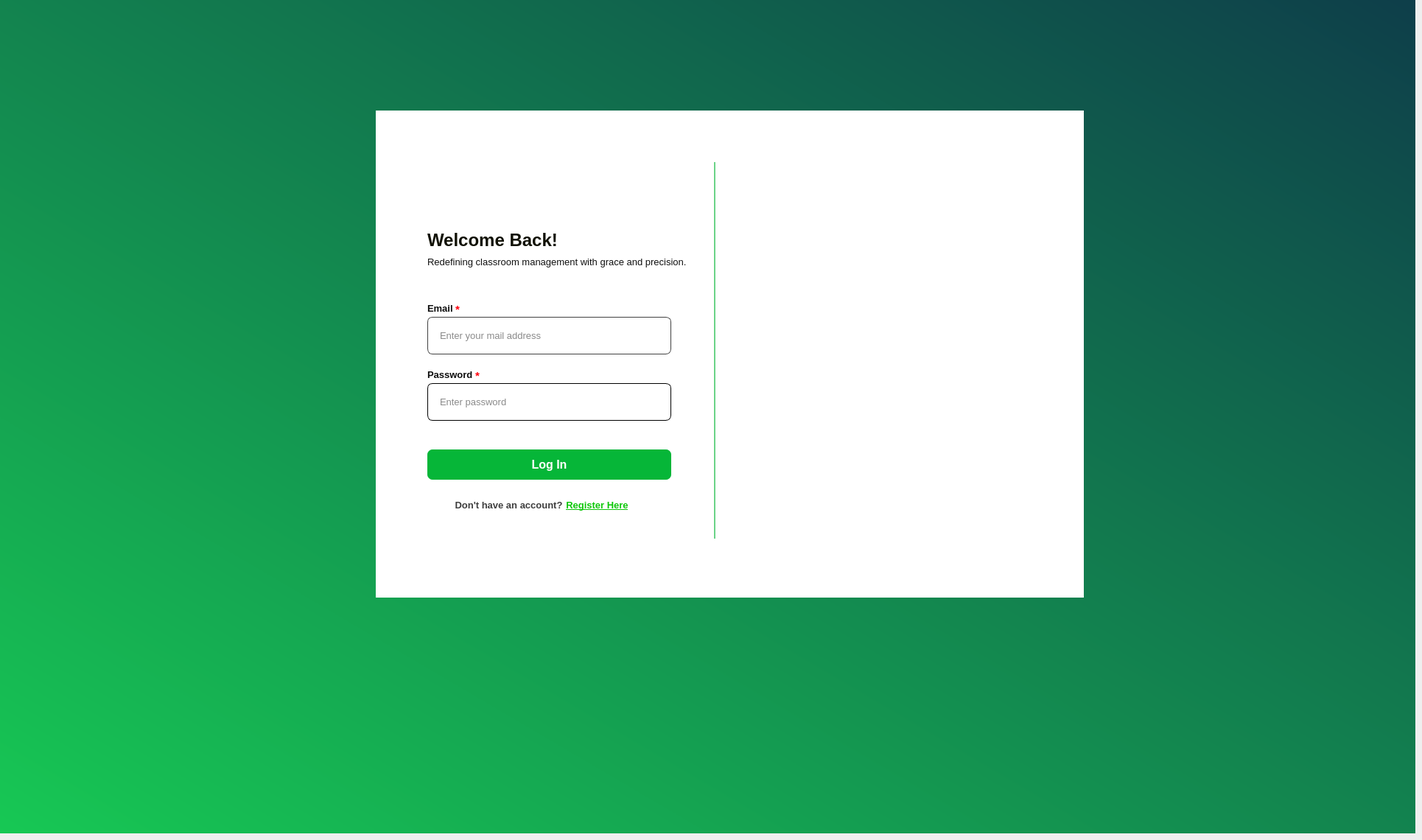
      <widget class="QWidget" name="login_page">
       <widget class="QFrame" name="frame_8">
        <property name="geometry">
         <rect>
          <x>0</x>
          <y>0</y>
          <width>1921</width>
          <height>1131</height>
         </rect>
        </property>
        <property name="styleSheet">
         <string notr="true">QFrame{
border:none;

 background: qlineargradient(spread:pad, x1:0, y1:1, x2:1, y2:0, stop:0 #17c854, stop:1 #0e3e4a);

}</string>
        </property>
        <property name="frameShape">
         <enum>QFrame::StyledPanel</enum>
        </property>
        <property name="frameShadow">
         <enum>QFrame::Raised</enum>
        </property>
        <widget class="QFrame" name="login_frame_2">
         <property name="geometry">
          <rect>
           <x>510</x>
           <y>150</y>
           <width>961</width>
           <height>661</height>
          </rect>
         </property>
         <property name="styleSheet">
          <string notr="true"/>
         </property>
         <property name="frameShape">
          <enum>QFrame::StyledPanel</enum>
         </property>
         <property name="frameShadow">
          <enum>QFrame::Raised</enum>
         </property>
         <widget class="QFrame" name="picture_frame">
          <property name="geometry">
           <rect>
            <x>460</x>
            <y>0</y>
            <width>511</width>
            <height>661</height>
           </rect>
          </property>
          <property name="styleSheet">
           <string notr="true">border-radius:0px;
border: 4px solid transparent;

image: url(:/resource/assets/studentportrait.jpg);
background-color: rgb(255, 255, 255);
box-shadow: 15px 15px 35px rgb(27, 27, 27); 
</string>
          </property>
          <property name="frameShape">
           <enum>QFrame::StyledPanel</enum>
          </property>
          <property name="frameShadow">
           <enum>QFrame::Raised</enum>
          </property>
         </widget>
         <widget class="QFrame" name="text_frame">
          <property name="geometry">
           <rect>
            <x>0</x>
            <y>0</y>
            <width>461</width>
            <height>661</height>
           </rect>
          </property>
          <property name="styleSheet">
           <string notr="true">border-radius:0px;
border-color: transparent;
background-color: rgb(255, 255, 255);
box-shadow: 5px 5px 15px rgba(0, 0, 0, 0.3);


</string>
          </property>
          <property name="frameShape">
           <enum>QFrame::StyledPanel</enum>
          </property>
          <property name="frameShadow">
           <enum>QFrame::Raised</enum>
          </property>
          <widget class="QLabel" name="label_4">
           <property name="geometry">
            <rect>
             <x>70</x>
             <y>150</y>
             <width>311</width>
             <height>51</height>
            </rect>
           </property>
           <property name="font">
            <font>
             <family>SansSerif</family>
             <pointsize>18</pointsize>
             <bold>true</bold>
            </font>
           </property>
           <property name="styleSheet">
            <string notr="true">border:0px;
color: rgb(17, 17, 4);</string>
           </property>
           <property name="text">
            <string>Welcome Back!</string>
           </property>
           <property name="alignment">
            <set>Qt::AlignJustify|Qt::AlignVCenter</set>
           </property>
          </widget>
          <widget class="QFrame" name="interactive">
           <property name="geometry">
            <rect>
             <x>0</x>
             <y>210</y>
             <width>461</width>
             <height>451</height>
            </rect>
           </property>
           <property name="styleSheet">
            <string notr="true">border-color: rgb(43, 43, 43);
background-color: rgb(255, 255, 255);</string>
           </property>
           <property name="frameShape">
            <enum>QFrame::StyledPanel</enum>
           </property>
           <property name="frameShadow">
            <enum>QFrame::Raised</enum>
           </property>
           <widget class="QPushButton" name="new_account_2">
            <property name="geometry">
             <rect>
              <x>100</x>
              <y>310</y>
              <width>161</width>
              <height>31</height>
             </rect>
            </property>
            <property name="font">
             <font>
              <family>SansSerif</family>
              <pointsize>10</pointsize>
              <bold>true</bold>
             </font>
            </property>
            <property name="styleSheet">
             <string notr="true"> background-color: transparent;
 color:rgb(62, 62, 62);
  padding: 5px;</string>
            </property>
            <property name="text">
             <string>Don't have an account?</string>
            </property>
           </widget>
           <widget class="QLineEdit" name="login_password_2">
            <property name="geometry">
             <rect>
              <x>70</x>
              <y>160</y>
              <width>331</width>
              <height>51</height>
             </rect>
            </property>
            <property name="font">
             <font>
              <family>Arial</family>
              <pointsize>10</pointsize>
             </font>
            </property>
            <property name="styleSheet">
             <string notr="true">
border-color: rgb(15, 15, 15);
border:1px solid black;
border-radius: 7px;
padding:14px;
color:rgb(21, 21, 21);</string>
            </property>
            <property name="echoMode">
             <enum>QLineEdit::Password</enum>
            </property>
            <property name="alignment">
             <set>Qt::AlignLeading|Qt::AlignLeft|Qt::AlignVCenter</set>
            </property>
            <property name="placeholderText">
             <string>Enter password</string>
            </property>
           </widget>
           <widget class="QPushButton" name="loginButton">
            <property name="geometry">
             <rect>
              <x>70</x>
              <y>250</y>
              <width>331</width>
              <height>41</height>
             </rect>
            </property>
            <property name="font">
             <font>
              <family>SansSerif</family>
              <pointsize>12</pointsize>
              <bold>true</bold>
             </font>
            </property>
            <property name="styleSheet">
             <string notr="true">background-color: rgb(6, 182, 56);
color:rgb(255, 255, 255);
border-radius:7px;</string>
            </property>
            <property name="text">
             <string>Log In</string>
            </property>
           </widget>
           <widget class="QLineEdit" name="login_email_2">
            <property name="geometry">
             <rect>
              <x>70</x>
              <y>70</y>
              <width>331</width>
              <height>51</height>
             </rect>
            </property>
            <property name="font">
             <font>
              <family>Arial</family>
              <pointsize>10</pointsize>
             </font>
            </property>
            <property name="styleSheet">
             <string notr="true">border-radius: 7px;
border:1px solid red;
border-color: rgb(65, 65, 65);
padding:14px;
color:rgb(21, 21, 21)</string>
            </property>
            <property name="alignment">
             <set>Qt::AlignLeading|Qt::AlignLeft|Qt::AlignVCenter</set>
            </property>
            <property name="placeholderText">
             <string>Enter your mail address</string>
            </property>
           </widget>
           <widget class="QLabel" name="label_5">
            <property name="geometry">
             <rect>
              <x>70</x>
              <y>50</y>
              <width>49</width>
              <height>16</height>
             </rect>
            </property>
            <property name="font">
             <font>
              <family>SansSerif</family>
              <pointsize>10</pointsize>
              <bold>true</bold>
             </font>
            </property>
            <property name="styleSheet">
             <string notr="true">color:rgb(13, 13, 13)</string>
            </property>
            <property name="text">
             <string>Email</string>
            </property>
           </widget>
           <widget class="QLabel" name="label_6">
            <property name="geometry">
             <rect>
              <x>70</x>
              <y>140</y>
              <width>71</width>
              <height>16</height>
             </rect>
            </property>
            <property name="font">
             <font>
              <family>SansSerif</family>
              <pointsize>10</pointsize>
              <bold>true</bold>
             </font>
            </property>
            <property name="styleSheet">
             <string notr="true">color:rgb(13, 13, 13)</string>
            </property>
            <property name="text">
             <string>Password</string>
            </property>
           </widget>
           <widget class="QLabel" name="label_8">
            <property name="geometry">
             <rect>
              <x>108</x>
              <y>50</y>
              <width>51</width>
              <height>20</height>
             </rect>
            </property>
            <property name="font">
             <font>
              <pointsize>11</pointsize>
              <bold>true</bold>
             </font>
            </property>
            <property name="styleSheet">
             <string notr="true">color:rgb(255, 0, 13)</string>
            </property>
            <property name="text">
             <string>*</string>
            </property>
           </widget>
           <widget class="QLabel" name="label_9">
            <property name="geometry">
             <rect>
              <x>135</x>
              <y>140</y>
              <width>21</width>
              <height>20</height>
             </rect>
            </property>
            <property name="font">
             <font>
              <pointsize>11</pointsize>
              <bold>true</bold>
             </font>
            </property>
            <property name="styleSheet">
             <string notr="true">color:rgb(255, 0, 13)</string>
            </property>
            <property name="text">
             <string>*</string>
            </property>
           </widget>
           <widget class="QPushButton" name="register_redirect">
            <property name="geometry">
             <rect>
              <x>250</x>
              <y>310</y>
              <width>101</width>
              <height>31</height>
             </rect>
            </property>
            <property name="font">
             <font>
              <family>SansSerif</family>
              <pointsize>10</pointsize>
              <bold>true</bold>
              <underline>true</underline>
             </font>
            </property>
            <property name="styleSheet">
             <string notr="true">QPushButton {
		color:rgb(13, 199, 9);
	background-color: transparent;
        }
QPushButton:hover {
            color: rgb(7, 157, 4)
        }
 </string>
            </property>
            <property name="text">
             <string>Register Here</string>
            </property>
           </widget>
          </widget>
          <widget class="QLabel" name="label_10">
           <property name="geometry">
            <rect>
             <x>70</x>
             <y>190</y>
             <width>361</width>
             <height>31</height>
            </rect>
           </property>
           <property name="font">
            <font>
             <family>SansSerif</family>
             <pointsize>10</pointsize>
             <italic>false</italic>
             <bold>false</bold>
            </font>
           </property>
           <property name="styleSheet">
            <string notr="true">color:rgb(16, 16, 16)</string>
           </property>
           <property name="text">
            <string>Redefining classroom management with grace and precision.</string>
           </property>
           <property name="alignment">
            <set>Qt::AlignLeading|Qt::AlignLeft|Qt::AlignVCenter</set>
           </property>
          </widget>
          <widget class="QFrame" name="logo_frame_2">
           <property name="geometry">
            <rect>
             <x>50</x>
             <y>50</y>
             <width>120</width>
             <height>80</height>
            </rect>
           </property>
           <property name="styleSheet">
            <string notr="true">image: url(:/resource/assets/img4-removebg-preview.png);
</string>
           </property>
           <property name="frameShape">
            <enum>QFrame::StyledPanel</enum>
           </property>
           <property name="frameShadow">
            <enum>QFrame::Raised</enum>
           </property>
          </widget>
          <widget class="QFrame" name="line">
           <property name="geometry">
            <rect>
             <x>459</x>
             <y>70</y>
             <width>81</width>
             <height>511</height>
            </rect>
           </property>
           <property name="styleSheet">
            <string notr="true">border: 15px solid transparent;
border-left-color: #6bd388;</string>
           </property>
           <property name="frameShape">
            <enum>QFrame::StyledPanel</enum>
           </property>
           <property name="frameShadow">
            <enum>QFrame::Raised</enum>
           </property>
          </widget>
         </widget>
        </widget>
       </widget>
      </widget>
